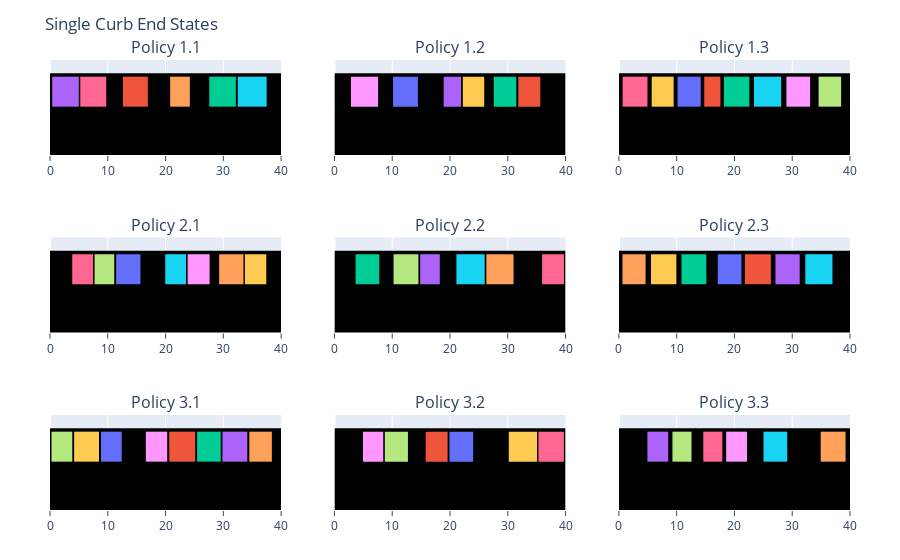

Here is the notebook cell this chart was saved with:
### Code cell
plot_cars(policies, 40.0, 200, title = "Single Curb End States")

### Figure 1 — Plotly figure (JSON) as saved in the notebook; plotly's stock layout.template omitted (floating-point values rounded to 4 significant figures)
{"data": [{"line": {"color": "black", "label": "", "width": 100}, "mode": "lines", "type": "scatter", "x": [0, 40], "xaxis": "x1", "y": [0.1, 0.1], "yaxis": "y1"}, {"label": "", "line": {"width": 30}, "mode": "lines", "text": "Driver 37", "type": "scatter", "x": [12.63, 16.93], "xaxis": "x1", "y": [0.2, 0.2], "yaxis": "y1"}, {"label": "", "line": {"width": 30}, "mode": "lines", "text": "Driver 28", "type": "scatter", "x": [27.57, 32.17], "xaxis": "x1", "y": [0.2, 0.2], "yaxis": "y1"}, {"label": "", "line": {"width": 30}, "mode": "lines", "text": "Driver 27", "type": "scatter", "x": [0.384, 4.984], "xaxis": "x1", "y": [0.2, 0.2], "yaxis": "y1"}, {"label": "", "line": {"width": 30}, "mode": "lines", "text": "Driver 17", "type": "scatter", "x": [20.8, 24.2], "xaxis": "x1", "y": [0.2, 0.2], "yaxis": "y1"}, {"label": "", "line": {"width": 30}, "mode": "lines", "text": "Driver 11", "type": "scatter", "x": [32.5, 37.5], "xaxis": "x1", "y": [0.2, 0.2], "yaxis": "y1"}, {"label": "", "line": {"width": 30}, "mode": "lines", "text": "Driver 2", "type": "scatter", "x": [5.238, 9.738], "xaxis": "x1", "y": [0.2, 0.2], "yaxis": "y1"}, {"line": {"color": "black", "label": "", "width": 100}, "mode": "lines", "type": "scatter", "x": [0, 40], "xaxis": "x2", "y": [0.1, 0.1], "yaxis": "y2"}, {"label": "", "line": {"width": 30}, "mode": "lines", "text": "Driver 31", "type": "scatter", "x": [2.854, 7.554], "xaxis": "x2", "y": [0.2, 0.2], "yaxis": "y2"}, {"label": "", "line": {"width": 30}, "mode": "lines", "text": "Driver 29", "type": "scatter", "x": [22.22, 25.92], "xaxis": "x2", "y": [0.2, 0.2], "yaxis": "y2"}, {"label": "", "line": {"width": 30}, "mode": "lines", "text": "Driver 24", "type": "scatter", "x": [10.15, 14.45], "xaxis": "x2", "y": [0.2, 0.2], "yaxis": "y2"}, {"label": "", "line": {"width": 30}, "mode": "lines", "text": "Driver 7", "type": "scatter", "x": [31.83, 35.63], "xaxis": "x2", "y": [0.2, 0.2], "yaxis": "y2"}, {"label": "", "line": {"width": 30}, "mode": "lines", "text": "Driver 6", "type": "scatter", "x": [27.58, 31.48], "xaxis": "x2", "y": [0.2, 0.2], "yaxis": "y2"}, {"label": "", "line": {"width": 30}, "mode": "lines", "text": "Driver 2", "type": "scatter", "x": [18.91, 21.91], "xaxis": "x2", "y": [0.2, 0.2], "yaxis": "y2"}, {"line": {"color": "black", "label": "", "width": 100}, "mode": "lines", "type": "scatter", "x": [0, 40], "xaxis": "x3", "y": [0.1, 0.1], "yaxis": "y3"}, {"label": "", "line": {"width": 30}, "mode": "lines", "text": "Driver 38", "type": "scatter", "x": [23.39, 28.09], "xaxis": "x3", "y": [0.2, 0.2], "yaxis": "y3"}, {"label": "", "line": {"width": 30}, "mode": "lines", "text": "Driver 37", "type": "scatter", "x": [0.6505, 4.951], "xaxis": "x3", "y": [0.2, 0.2], "yaxis": "y3"}, {"label": "", "line": {"width": 30}, "mode": "lines", "text": "Driver 29", "type": "scatter", "x": [34.57, 38.47], "xaxis": "x3", "y": [0.2, 0.2], "yaxis": "y3"}, {"label": "", "line": {"width": 30}, "mode": "lines", "text": "Driver 20", "type": "scatter", "x": [29.0, 33.1], "xaxis": "x3", "y": [0.2, 0.2], "yaxis": "y3"}, {"label": "", "line": {"width": 30}, "mode": "lines", "text": "Driver 14", "type": "scatter", "x": [5.679, 9.479], "xaxis": "x3", "y": [0.2, 0.2], "yaxis": "y3"}, {"label": "", "line": {"width": 30}, "mode": "lines", "text": "Driver 10", "type": "scatter", "x": [10.16, 14.16], "xaxis": "x3", "y": [0.2, 0.2], "yaxis": "y3"}, {"label": "", "line": {"width": 30}, "mode": "lines", "text": "Driver 9", "type": "scatter", "x": [14.77, 17.57], "xaxis": "x3", "y": [0.2, 0.2], "yaxis": "y3"}, {"label": "", "line": {"width": 30}, "mode": "lines", "text": "Driver 1", "type": "scatter", "x": [18.18, 22.58], "xaxis": "x3", "y": [0.2, 0.2], "yaxis": "y3"}, {"line": {"color": "black", "label": "", "width": 100}, "mode": "lines", "type": "scatter", "x": [0, 40], "xaxis": "x4", "y": [0.1, 0.1], "yaxis": "y4"}, {"label": "", "line": {"width": 30}, "mode": "lines", "text": "Driver 47", "type": "scatter", "x": [29.28, 33.48], "xaxis": "x4", "y": [0.2, 0.2], "yaxis": "y4"}, {"label": "", "line": {"width": 30}, "mode": "lines", "text": "Driver 37", "type": "scatter", "x": [19.95, 23.55], "xaxis": "x4", "y": [0.2, 0.2], "yaxis": "y4"}, {"label": "", "line": {"width": 30}, "mode": "lines", "text": "Driver 19", "type": "scatter", "x": [3.847, 7.447], "xaxis": "x4", "y": [0.2, 0.2], "yaxis": "y4"}, {"label": "", "line": {"width": 30}, "mode": "lines", "text": "Driver 16", "type": "scatter", "x": [7.715, 11.12], "xaxis": "x4", "y": [0.2, 0.2], "yaxis": "y4"}, {"label": "", "line": {"width": 30}, "mode": "lines", "text": "Driver 12", "type": "scatter", "x": [23.83, 27.63], "xaxis": "x4", "y": [0.2, 0.2], "yaxis": "y4"}, {"label": "", "line": {"width": 30}, "mode": "lines", "text": "Driver 8", "type": "scatter", "x": [33.73, 37.43], "xaxis": "x4", "y": [0.2, 0.2], "yaxis": "y4"}, {"label": "", "line": {"width": 30}, "mode": "lines", "text": "Driver 7", "type": "scatter", "x": [11.45, 15.65], "xaxis": "x4", "y": [0.2, 0.2], "yaxis": "y4"}, {"line": {"color": "black", "label": "", "width": 100}, "mode": "lines", "type": "scatter", "x": [0, 40], "xaxis": "x5", "y": [0.1, 0.1], "yaxis": "y5"}, {"label": "", "line": {"width": 30}, "mode": "lines", "text": "Driver 16", "type": "scatter", "x": [3.661, 7.761], "xaxis": "x5", "y": [0.2, 0.2], "yaxis": "y5"}, {"label": "", "line": {"width": 30}, "mode": "lines", "text": "Driver 14", "type": "scatter", "x": [14.84, 18.24], "xaxis": "x5", "y": [0.2, 0.2], "yaxis": "y5"}, {"label": "", "line": {"width": 30}, "mode": "lines", "text": "Driver 13", "type": "scatter", "x": [26.3, 31.0], "xaxis": "x5", "y": [0.2, 0.2], "yaxis": "y5"}, {"label": "", "line": {"width": 30}, "mode": "lines", "text": "Driver 9", "type": "scatter", "x": [21.11, 26.01], "xaxis": "x5", "y": [0.2, 0.2], "yaxis": "y5"}, {"label": "", "line": {"width": 30}, "mode": "lines", "text": "Driver 4", "type": "scatter", "x": [35.94, 39.74], "xaxis": "x5", "y": [0.2, 0.2], "yaxis": "y5"}, {"label": "", "line": {"width": 30}, "mode": "lines", "text": "Driver 2", "type": "scatter", "x": [10.23, 14.53], "xaxis": "x5", "y": [0.2, 0.2], "yaxis": "y5"}, {"line": {"color": "black", "label": "", "width": 100}, "mode": "lines", "type": "scatter", "x": [0, 40], "xaxis": "x6", "y": [0.1, 0.1], "yaxis": "y6"}, {"label": "", "line": {"width": 30}, "mode": "lines", "text": "Driver 23", "type": "scatter", "x": [5.548, 9.949], "xaxis": "x6", "y": [0.2, 0.2], "yaxis": "y6"}, {"label": "", "line": {"width": 30}, "mode": "lines", "text": "Driver 19", "type": "scatter", "x": [17.11, 21.21], "xaxis": "x6", "y": [0.2, 0.2], "yaxis": "y6"}, {"label": "", "line": {"width": 30}, "mode": "lines", "text": "Driver 18", "type": "scatter", "x": [21.8, 26.3], "xaxis": "x6", "y": [0.2, 0.2], "yaxis": "y6"}, {"label": "", "line": {"width": 30}, "mode": "lines", "text": "Driver 12", "type": "scatter", "x": [10.84, 15.14], "xaxis": "x6", "y": [0.2, 0.2], "yaxis": "y6"}, {"label": "", "line": {"width": 30}, "mode": "lines", "text": "Driver 9", "type": "scatter", "x": [27.1, 31.3], "xaxis": "x6", "y": [0.2, 0.2], "yaxis": "y6"}, {"label": "", "line": {"width": 30}, "mode": "lines", "text": "Driver 4", "type": "scatter", "x": [0.62, 4.62], "xaxis": "x6", "y": [0.2, 0.2], "yaxis": "y6"}, {"label": "", "line": {"width": 30}, "mode": "lines", "text": "Driver 1", "type": "scatter", "x": [32.27, 36.97], "xaxis": "x6", "y": [0.2, 0.2], "yaxis": "y6"}, {"line": {"color": "black", "label": "", "width": 100}, "mode": "lines", "type": "scatter", "x": [0, 40], "xaxis": "x7", "y": [0.1, 0.1], "yaxis": "y7"}, {"label": "", "line": {"width": 30}, "mode": "lines", "text": "Driver 29", "type": "scatter", "x": [0.2576, 3.858], "xaxis": "x7", "y": [0.2, 0.2], "yaxis": "y7"}, {"label": "", "line": {"width": 30}, "mode": "lines", "text": "Driver 27", "type": "scatter", "x": [16.59, 20.29], "xaxis": "x7", "y": [0.2, 0.2], "yaxis": "y7"}, {"label": "", "line": {"width": 30}, "mode": "lines", "text": "Driver 17", "type": "scatter", "x": [4.178, 8.478], "xaxis": "x7", "y": [0.2, 0.2], "yaxis": "y7"}, {"label": "", "line": {"width": 30}, "mode": "lines", "text": "Driver 14", "type": "scatter", "x": [8.815, 12.41], "xaxis": "x7", "y": [0.2, 0.2], "yaxis": "y7"}, {"label": "", "line": {"width": 30}, "mode": "lines", "text": "Driver 7", "type": "scatter", "x": [20.64, 25.14], "xaxis": "x7", "y": [0.2, 0.2], "yaxis": "y7"}, {"label": "", "line": {"width": 30}, "mode": "lines", "text": "Driver 6", "type": "scatter", "x": [25.45, 29.55], "xaxis": "x7", "y": [0.2, 0.2], "yaxis": "y7"}, {"label": "", "line": {"width": 30}, "mode": "lines", "text": "Driver 2", "type": "scatter", "x": [29.85, 34.15], "xaxis": "x7", "y": [0.2, 0.2], "yaxis": "y7"}, {"label": "", "line": {"width": 30}, "mode": "lines", "text": "Driver 1", "type": "scatter", "x": [34.5, 38.4], "xaxis": "x7", "y": [0.2, 0.2], "yaxis": "y7"}, {"line": {"color": "black", "label": "", "width": 100}, "mode": "lines", "type": "scatter", "x": [0, 40], "xaxis": "x8", "y": [0.1, 0.1], "yaxis": "y8"}, {"label": "", "line": {"width": 30}, "mode": "lines", "text": "Driver 46", "type": "scatter", "x": [35.31, 39.71], "xaxis": "x8", "y": [0.2, 0.2], "yaxis": "y8"}, {"label": "", "line": {"width": 30}, "mode": "lines", "text": "Driver 40", "type": "scatter", "x": [8.721, 12.72], "xaxis": "x8", "y": [0.2, 0.2], "yaxis": "y8"}, {"label": "", "line": {"width": 30}, "mode": "lines", "text": "Driver 9", "type": "scatter", "x": [4.944, 8.444], "xaxis": "x8", "y": [0.2, 0.2], "yaxis": "y8"}, {"label": "", "line": {"width": 30}, "mode": "lines", "text": "Driver 5", "type": "scatter", "x": [30.17, 35.07], "xaxis": "x8", "y": [0.2, 0.2], "yaxis": "y8"}, {"label": "", "line": {"width": 30}, "mode": "lines", "text": "Driver 4", "type": "scatter", "x": [19.91, 24.01], "xaxis": "x8", "y": [0.2, 0.2], "yaxis": "y8"}, {"label": "", "line": {"width": 30}, "mode": "lines", "text": "Driver 3", "type": "scatter", "x": [15.79, 19.59], "xaxis": "x8", "y": [0.2, 0.2], "yaxis": "y8"}, {"line": {"color": "black", "label": "", "width": 100}, "mode": "lines", "type": "scatter", "x": [0, 40], "xaxis": "x9", "y": [0.1, 0.1], "yaxis": "y9"}, {"label": "", "line": {"width": 30}, "mode": "lines", "text": "Driver 30", "type": "scatter", "x": [4.937, 8.537], "xaxis": "x9", "y": [0.2, 0.2], "yaxis": "y9"}, {"label": "", "line": {"width": 30}, "mode": "lines", "text": "Driver 24", "type": "scatter", "x": [34.93, 39.23], "xaxis": "x9", "y": [0.2, 0.2], "yaxis": "y9"}, {"label": "", "line": {"width": 30}, "mode": "lines", "text": "Driver 18", "type": "scatter", "x": [25.03, 29.13], "xaxis": "x9", "y": [0.2, 0.2], "yaxis": "y9"}, {"label": "", "line": {"width": 30}, "mode": "lines", "text": "Driver 7", "type": "scatter", "x": [14.61, 17.91], "xaxis": "x9", "y": [0.2, 0.2], "yaxis": "y9"}, {"label": "", "line": {"width": 30}, "mode": "lines", "text": "Driver 6", "type": "scatter", "x": [9.268, 12.57], "xaxis": "x9", "y": [0.2, 0.2], "yaxis": "y9"}, {"label": "", "line": {"width": 30}, "mode": "lines", "text": "Driver 1", "type": "scatter", "x": [18.57, 22.17], "xaxis": "x9", "y": [0.2, 0.2], "yaxis": "y9"}], "layout": {"annotations": [{"font": {"size": 16}, "showarrow": false, "text": "Policy 1.1", "x": 0.1444, "xanchor": "center", "xref": "paper", "y": 1, "yanchor": "bottom", "yref": "paper"}, {"font": {"size": 16}, "showarrow": false, "text": "Policy 1.2", "x": 0.5, "xanchor": "center", "xref": "paper", "y": 1, "yanchor": "bottom", "yref": "paper"}, {"font": {"size": 16}, "showarrow": false, "text": "Policy 1.3", "x": 0.8556, "xanchor": "center", "xref": "paper", "y": 1, "yanchor": "bottom", "yref": "paper"}, {"font": {"size": 16}, "showarrow": false, "text": "Policy 2.1", "x": 0.1444, "xanchor": "center", "xref": "paper", "y": 0.6056, "yanchor": "bottom", "yref": "paper"}, {"font": {"size": 16}, "showarrow": false, "text": "Policy 2.2", "x": 0.5, "xanchor": "center", "xref": "paper", "y": 0.6056, "yanchor": "bottom", "yref": "paper"}, {"font": {"size": 16}, "showarrow": false, "text": "Policy 2.3", "x": 0.8556, "xanchor": "center", "xref": "paper", "y": 0.6056, "yanchor": "bottom", "yref": "paper"}, {"font": {"size": 16}, "showarrow": false, "text": "Policy 3.1", "x": 0.1444, "xanchor": "center", "xref": "paper", "y": 0.2111, "yanchor": "bottom", "yref": "paper"}, {"font": {"size": 16}, "showarrow": false, "text": "Policy 3.2", "x": 0.5, "xanchor": "center", "xref": "paper", "y": 0.2111, "yanchor": "bottom", "yref": "paper"}, {"font": {"size": 16}, "showarrow": false, "text": "Policy 3.3", "x": 0.8556, "xanchor": "center", "xref": "paper", "y": 0.2111, "yanchor": "bottom", "yref": "paper"}], "margin": {"b": 50, "l": 50, "r": 50, "t": 60}, "showlegend": false, "title": {"text": "Single Curb End States"}, "xaxis1": {"anchor": "y1", "domain": [0, 0.2889], "dtick": 10, "tick0": 0, "ticks": "outside"}, "xaxis2": {"anchor": "y2", "domain": [0.3556, 0.6444], "dtick": 10, "tick0": 0, "ticks": "outside"}, "xaxis3": {"anchor": "y3", "domain": [0.7111, 1], "dtick": 10, "tick0": 0, "ticks": "outside"}, "xaxis4": {"anchor": "y4", "domain": [0, 0.2889], "dtick": 10, "tick0": 0, "ticks": "outside"}, "xaxis5": {"anchor": "y5", "domain": [0.3556, 0.6444], "dtick": 10, "tick0": 0, "ticks": "outside"}, "xaxis6": {"anchor": "y6", "domain": [0.7111, 1], "dtick": 10, "tick0": 0, "ticks": "outside"}, "xaxis7": {"anchor": "y7", "domain": [0, 0.2889], "dtick": 10, "tick0": 0, "ticks": "outside"}, "xaxis8": {"anchor": "y8", "domain": [0.3556, 0.6444], "dtick": 10, "tick0": 0, "ticks": "outside"}, "xaxis9": {"anchor": "y9", "domain": [0.7111, 1], "dtick": 10, "tick0": 0, "ticks": "outside"}, "yaxis1": {"anchor": "x1", "domain": [0.7889, 1], "range": [0, 0.3], "showticklabels": false}, "yaxis2": {"anchor": "x2", "domain": [0.7889, 1], "range": [0, 0.3], "showticklabels": false}, "yaxis3": {"anchor": "x3", "domain": [0.7889, 1], "range": [0, 0.3], "showticklabels": false}, "yaxis4": {"anchor": "x4", "domain": [0.3944, 0.6056], "range": [0, 0.3], "showticklabels": false}, "yaxis5": {"anchor": "x5", "domain": [0.3944, 0.6056], "range": [0, 0.3], "showticklabels": false}, "yaxis6": {"anchor": "x6", "domain": [0.3944, 0.6056], "range": [0, 0.3], "showticklabels": false}, "yaxis7": {"anchor": "x7", "domain": [-8.327e-17, 0.2111], "range": [0, 0.3], "showticklabels": false}, "yaxis8": {"anchor": "x8", "domain": [-8.327e-17, 0.2111], "range": [0, 0.3], "showticklabels": false}, "yaxis9": {"anchor": "x9", "domain": [-8.327e-17, 0.2111], "range": [0, 0.3], "showticklabels": false}}}
